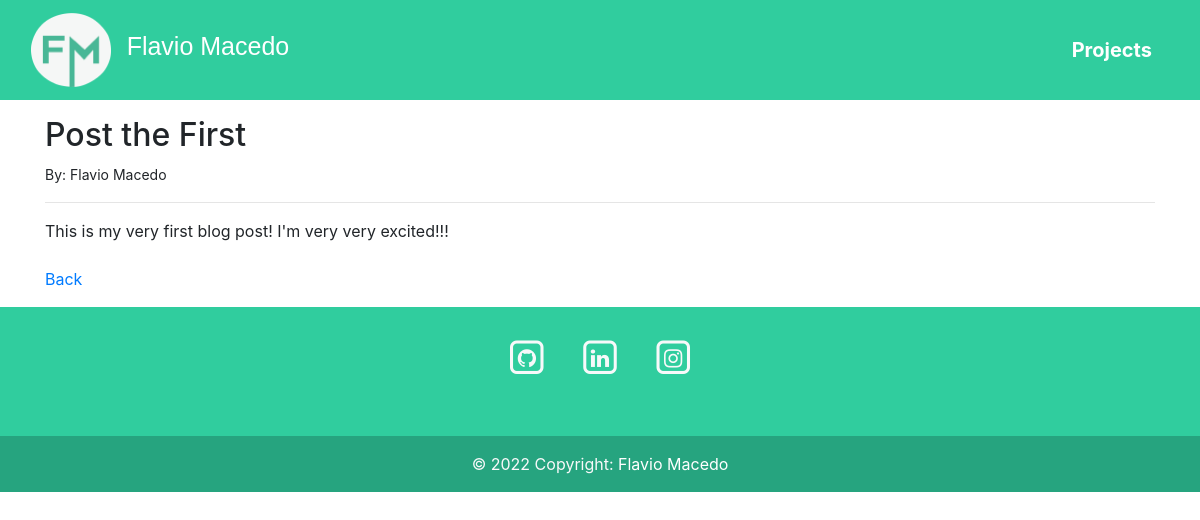
The app's page /article/1 with its own data.
### blog/models.py (models this page shows, shortened)
class Post(models.Model):
    title = models.CharField(max_length=255)
    author = models.ForeignKey(User, on_delete=models.CASCADE)
    body = models.TextField()

### blog/views.py (the view)
# urls.py: path('article/<int:pk>', views.ArticleDetailView.as_view(), name="article-detail"),
class ArticleDetailView(DetailView):
    model = Post
    template_name = 'article_details.html'

### blog/templates/article_details.html
{% extends 'base.html' %}
{% load static %}
{% block 'head' %}
    <link rel="stylesheet" href="{% static 'blog/css/home.css' %}">
{% endblock 'head' %}
{% block 'body' %}
    <main class="container my-3">
        <h2>{{post.title}}</h2>
        <small>By: {{post.author.first_name}} {{post.author.last_name}}</small>
        <br>
        <hr>
        {{ post.body }}
        <br><br>
        <a href="{% url 'project' %}">Back</a>
    </main>
{% endblock 'body' %}

### records on screen
Post: title "Post the First", author.first_name "Flavio", author.last_name "Macedo", body "This is my very first blog post! I'm very very excited!!!"
